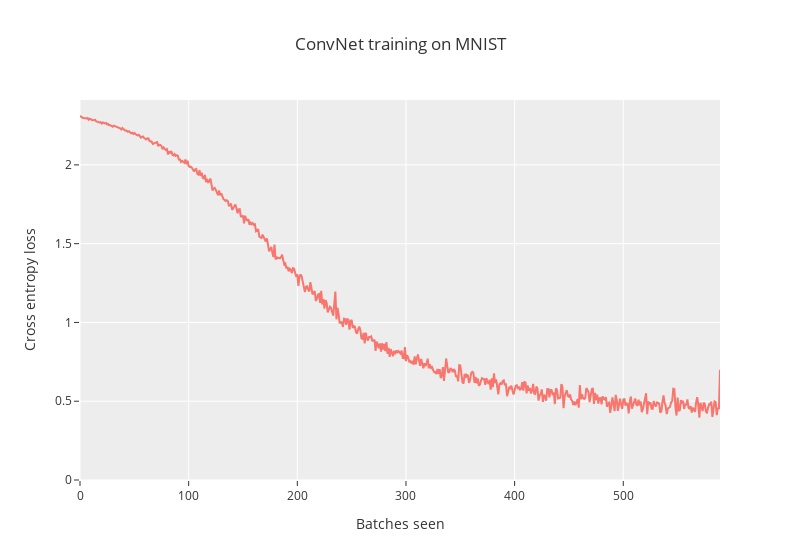

The code cell stored with this chart in its notebook:
### Code cell
line(
    train_loss_list,
    yaxis_range=[0, max(train_loss_list) + 0.1],
    labels={"x": "Batches seen", "y": "Cross entropy loss"},
    title="ConvNet training on MNIST",
    width=800,
    hovermode="x unified",
    template="ggplot2", # alternative aesthetic for your plots (-:
)

### Figure 1 — Plotly figure (JSON) as saved in the notebook; plotly's stock layout.template omitted (floating-point values rounded to 4 significant figures; data arrays with more than 128 entries replaced by an {"elided": "..."} marker saying what was removed)
{"data": [{"hovertemplate": "Batches seen=%{x}<br>Cross entropy loss=%{y}<extra></extra>", "legendgroup": "", "line": {"color": "#F8766D", "dash": "solid"}, "marker": {"symbol": "circle"}, "mode": "lines", "name": "", "orientation": "v", "showlegend": false, "type": "scatter", "x": {"elided": "590 int values"}, "xaxis": "x", "y": {"elided": "590 float values"}, "yaxis": "y"}], "layout": {"hovermode": "x unified", "legend": {"tracegroupgap": 0}, "title": {"text": "ConvNet training on MNIST"}, "width": 800, "xaxis": {"anchor": "y", "domain": [0, 1], "title": {"text": "Batches seen"}}, "yaxis": {"anchor": "x", "domain": [0, 1], "range": [0, 2.412], "title": {"text": "Cross entropy loss"}}}}
